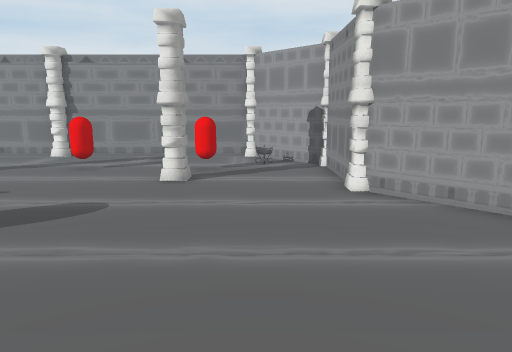
view 1 (above)

14 first-person views from a walk through a 3-D level made in the Unity game engine. The camera is 1.3 m above the floor, tilts 10° down and sees 70° across. The floor is counted in squares, 0.72 m on a side. Each view is taken from the middle of a square. On the plan, view 1 faces up. The plan holds only what a view shows up to about 18 squares ahead; the rest is blank. The player is left out. Some animated figures are left out. Some surface patterns are stand-ins.

view 2
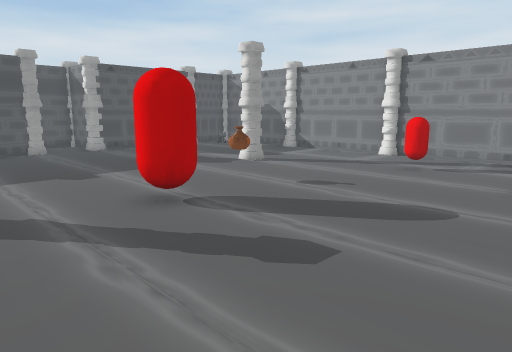

view 3
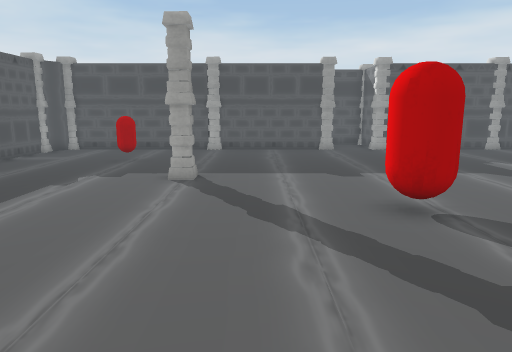

view 4
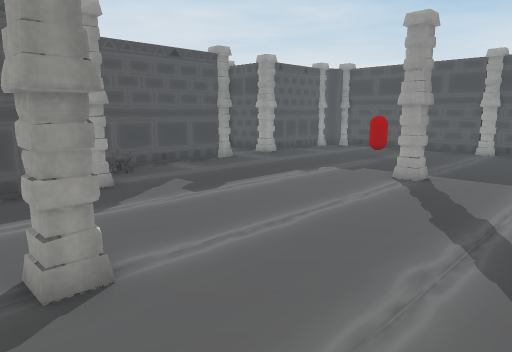

view 5
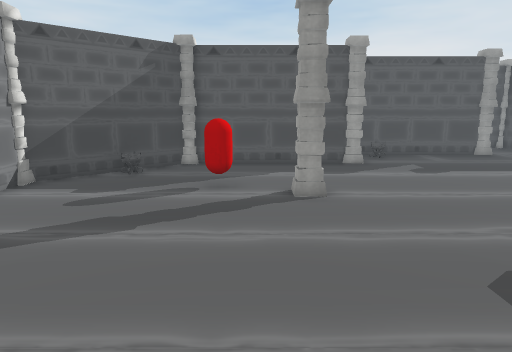

view 6
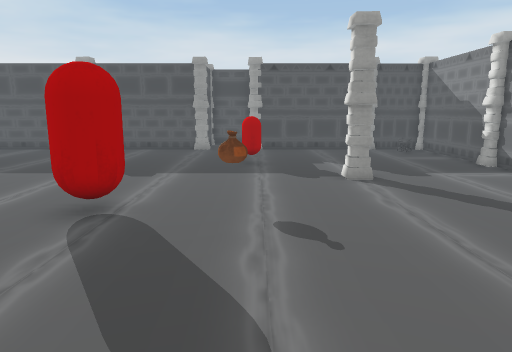

view 7
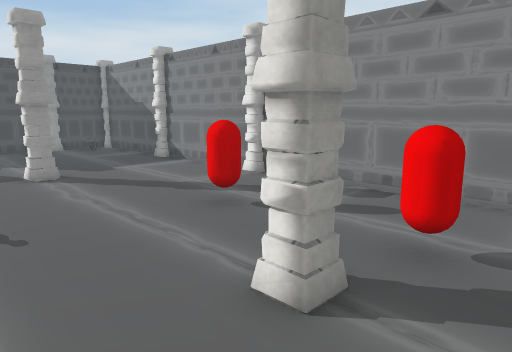

view 8
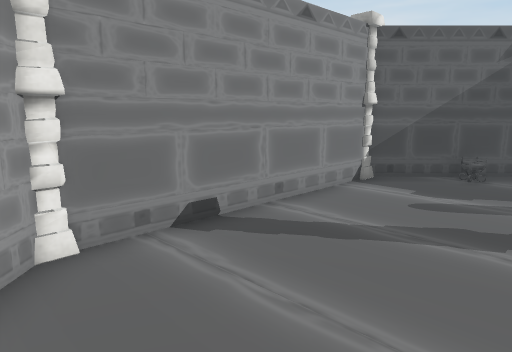

view 9
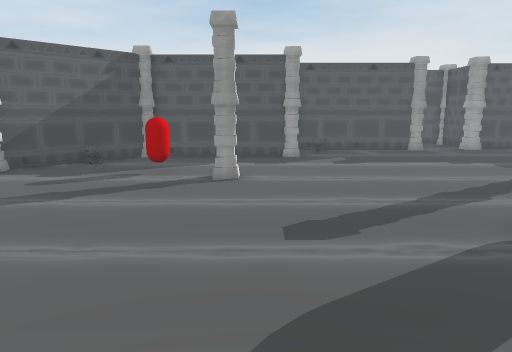

view 10
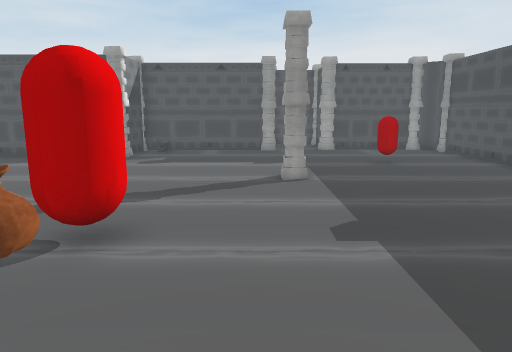

view 11
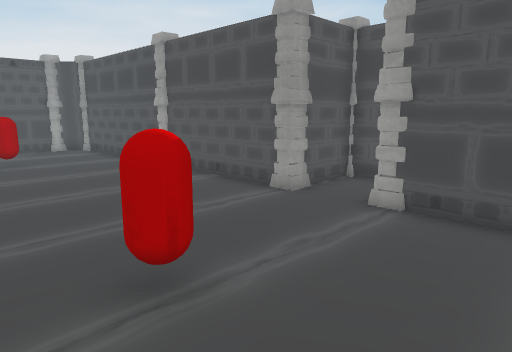

view 12
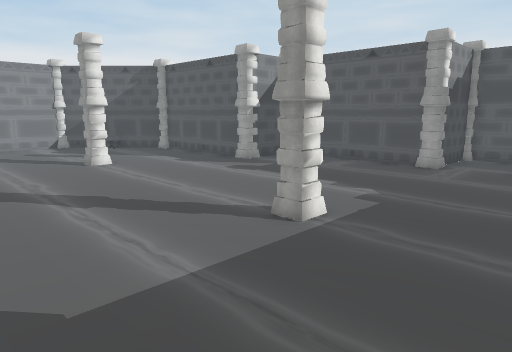

view 13
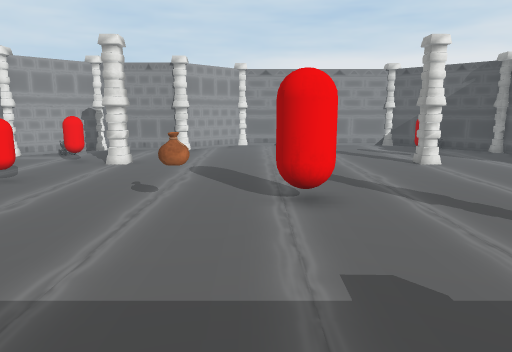

view 14
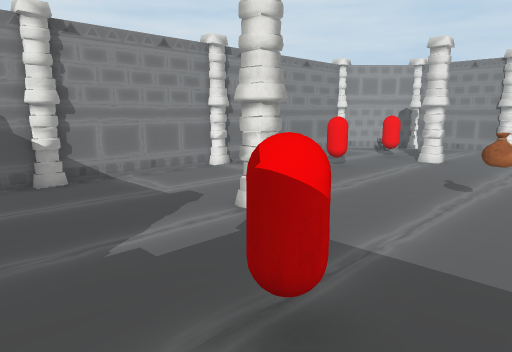

### Floor plan
Key: @ floor where view 1 was taken; # wall or solid block; x gap in a wall; . floor; ^ raised ledge; P pillar; O other object.
Columns run from 21 left of view 1 to 5 right of it. Each row starts with its distance up from view 1.
 15   ######P####P#######P
 14   #...................##
 13   #....................#P
 12   P............#...#...PP
 11   #................x....#
 10   #.......P........P....#
  9   #....................PP
  8   #.....................##
  7 ##P....^.....O...........#
  6 #.........................P
  5 #.........................#
  4 ##P..........##...........#
  3   #.......................#
  2   #.......................#
  1   #.......................#
  0   #..................@....#
 -1   P.......P........P......#
 -2   #..................^....P
 -3   #......................##
 -4   #.....................##
 -5   #....................##
 -6   #.............PP####P#
 -7   #..............##
 -8   ##.............P
 -9    #####P.P######P
-10        #..##
-11        ##.#
-12         ###

Where each view was taken, in squares from view 1:
view 1: 0 up, 0 right, facing up
view 2: 0 up, 1 left, facing up-left
view 3: 1 up, 1 left, facing left
view 4: 3 up, 1 left, facing down-left
view 5: 7 up, 1 left, facing down
view 6: 7 up, 1 left, facing left
view 7: 7 up, 0 right, facing up-left
view 8: 7 up, 0 right, facing down-right
view 9: 9 up, 3 left, facing down
view 10: 9 up, 10 left, facing down
view 11: 10 up, 12 left, facing down-left
view 12: 4 up, 15 left, facing down-right
view 13: 5 up, 15 left, facing right
view 14: 5 up, 16 left, facing up-right
